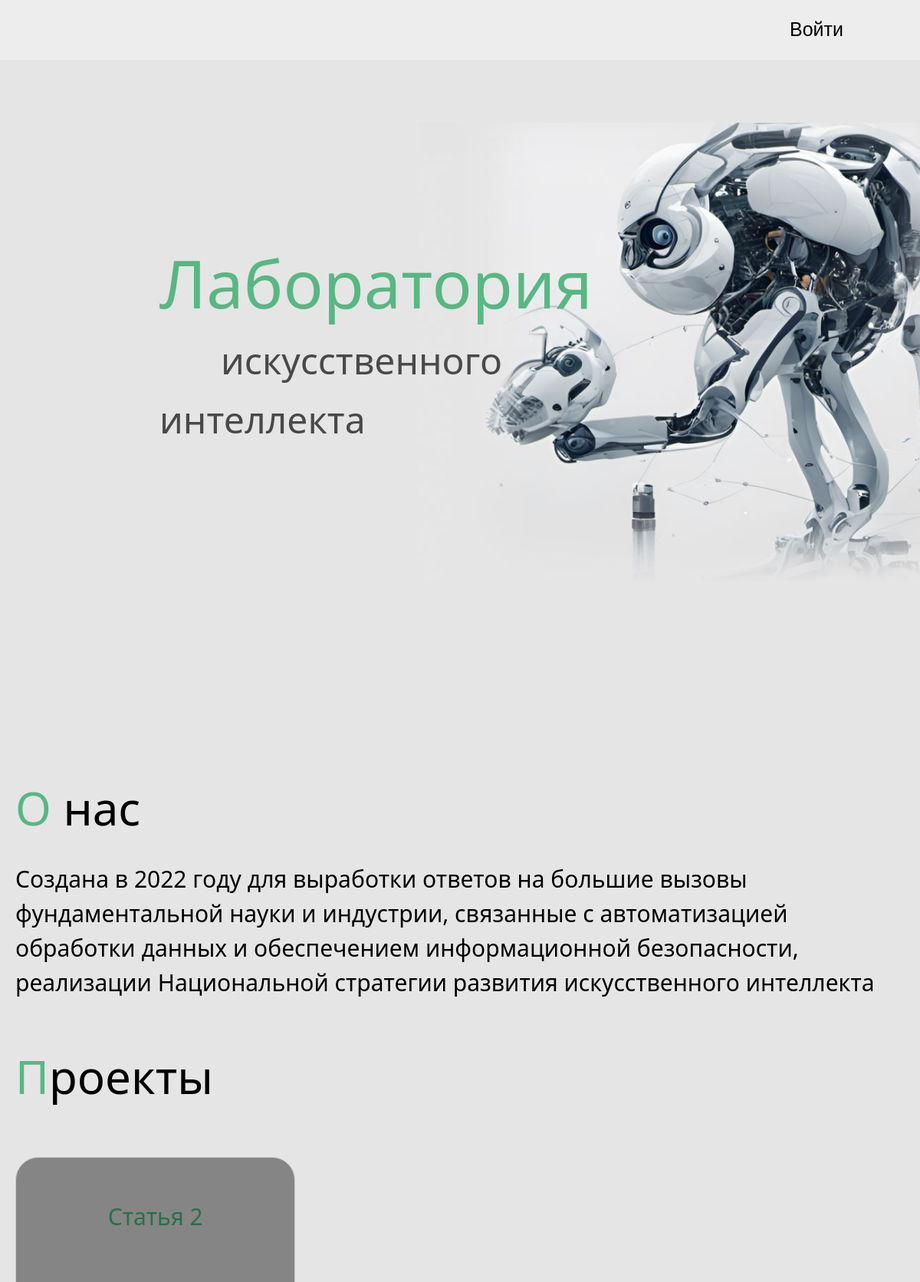
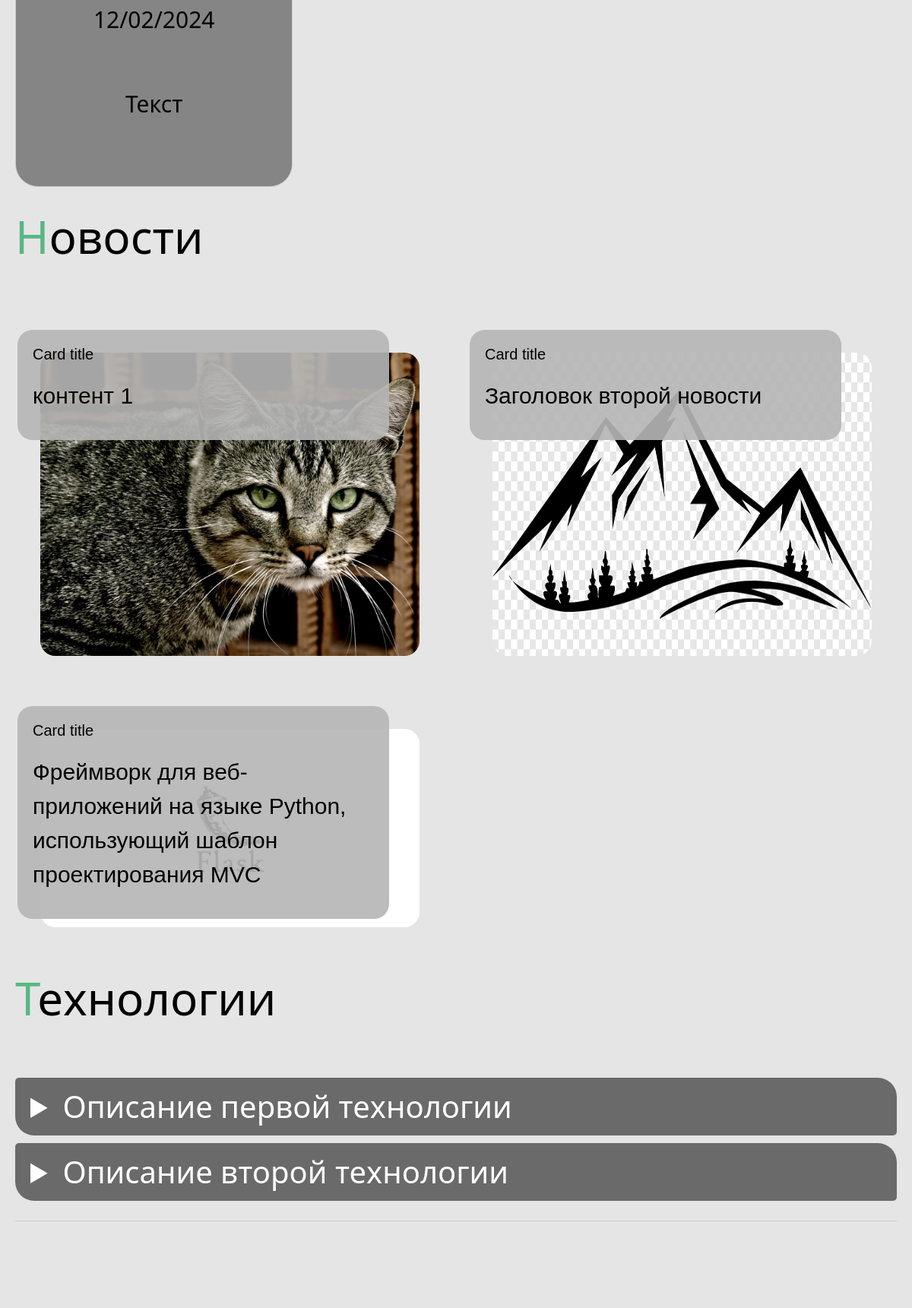
The page / (upper part) on the database its author committed (2 pictures, top to bottom).
### tables this page shows
CREATE TABLE posts (
    id INTEGER PRIMARY KEY AUTOINCREMENT,
    created TIMESTAMP NOT NULL DEFAULT CURRENT_TIMESTAMP,
    title TEXT NOT NULL,
    content TEXT NOT NULL,
    status TEXT DEFAULT draft,
    author TEXT NOT NULL
);

CREATE TABLE news (
    id INTEGER PRIMARY KEY AUTOINCREMENT,
    content TEXT NOT NULL,
    img TEXT NOT NULL
);

CREATE TABLE technologies (
    id INTEGER PRIMARY KEY AUTOINCREMENT,
    summary TEXT NOT NULL,
    content TEXT NOT NULL
);

### app.py (the view)
@app.route("/")
def index():
    path = url_for('static', filename='img/robot.jpg')
    path1 = url_for('static', filename='img/ruk.jpg')
    path2 = url_for('static', filename='img/robot2.jpg')
    path3 = url_for('static', filename='php/sender.php')
    is_admin = None
    if str(current_user.is_authenticated) != 'False':
        is_admin = int(current_user.get_admin())
    else:
        is_admin = None
    return render_template(
        'index.html',
        res = dbase.getNewsJSON(),
        tecnol=dbase.getTechnJSON(),
        posts=dbase.getJSON(),
        path=path,
        path1=path1,
        path2=path2,
        path3=path3,
        auth_user=str(current_user.is_authenticated),
        is_admin=is_admin
    )

### DataBase.py (called while the page is built)
    def getJSON(self):
        sql = '''SELECT * FROM posts'''
        try:
            self.__cur.execute(sql)
            res = self.__cur.fetchall()
            if res:
                blocks_list = [dict(ix) for ix in res]
                return blocks_list
        except:
            return False
        return []

    def getTechnJSON(self):
        sql = '''SELECT * FROM technologies'''
        try:
            self.__cur.execute(sql)
            res = self.__cur.fetchall()
            if res:
                blocks_list = [dict(ix) for ix in res]
                return blocks_list
        except:
            return False
        return []

    def getNewsJSON(self):
        sql = '''SELECT * FROM news'''
        try:
            self.__cur.execute(sql)
            res = self.__cur.fetchall()
            if res:
                blocks_list = [dict(ix) for ix in res]
                return blocks_list
        except:
            return False
        return []

### app.py (called while the page is built)
@app.before_request
def before_request():
    global dbase
    db = get_db()
    dbase = DataBase(db)

def connect_db():
    conn = sqlite3.connect(app.config['DATABASE'], check_same_thread=False)
    conn.row_factory = sqlite3.Row
    return conn

def get_db():
    if not hasattr(g, 'link_db'):
        g.link_db = connect_db()
    return g.link_db

### templates/index.html (shortened to what this page needs)
{% extends 'base.html' %}
{% block content %}
    <link type="text/css" href="{{ url_for('static', filename='css/style1.css') }}" rel="stylesheet"/>
    <div class="wrapper">
        <div class="home__cover content" id="masedam">
            <img class="home__cover--image" src="{{ path }}" align="left">
            <div class="bottom-left"><span>Лаборатория</span><br>
                <div class="bottom-l">искусственного</div>
                <br>интеллекта
            </div>
        </div>
        <div class="content mt-5">
            <div class="about" id="dev">
                О нас
            </div>
            <div class="txt">
                Создана в 2022 году для выработки ответов на большие вызовы фундаментальной науки и индустрии,
                связанные
                с
                автоматизацией обработки данных и обеспечением информационной безопасности, реализации Национальной
                стратегии
                развития искусственного интеллекта
            </div>
            <div class="about" id="naszabuv">
                Проекты
            </div>
            <div class="proj">
                <div class="pram">
                    {% for post in posts %}
                        {% if post["status"] == 'public' %}
                            <div class="child"><p class="Z">{{ post['title'] }}
                                <p>{{ post['created'] }}
                                <p>{{ post['content'] }}
                                <p class="Z">{{ post['autor'] }}
                            </div>
                        {% endif %}
                    {% endfor %}
                </div>
            </div>
            <div class="about" id="kirasib">
                Новости
            </div>
            <div class="row row-cols-1 row-cols-md-3">
            {% for post in res %}
            <div class="p-5 col-6">
                <div class="cardContent w-100">
                    <div class="card__frame">
                        <h5 class="card-title">Card title</h5>
                        <p class="card-description">{{ post['content'] }}</p>
                    </div>
                    <div class="card__cover">
                        <img src=".{{ post['img'] }}" class="card-img-top">
                    </div>
                </div>
            </div>
            {% endfor %}
        </div>
            <div class="about" id="kirasib">
                Технологии
            </div>
            {% for tecn in tecnol %}
                <div class="technolog">
                    <div class="perTech">
                        <div class="childTech">
                            <details>
                                <summary>{{ tecn['summary'] }}</summary>
                            </details>
                        </div>
                    </div>
                </div>
            {% endfor %}
            <hr>
            <div class="imcontent d-flex justify-content-between">
            </div>
        </div>
    </div>
{% endblock %}

### static/css/style.css (style rules this page uses)
html, body { font-family: Arial, Helvetica, sans-serif; margin: 0; padding: 0; width: 100%; color: #000; min-height: 100vh; background: rgba(229, 229, 229, 1); }
img { float: right; width: 60%; height: auto; }
.wrapper { overflow-x: hidden; max-width: 100vw; position: relative; }
.content { max-width: 1400px; margin: 0 auto; padding: 0 20px; }
.home__cover { width: calc(100vw - 50px); margin: 0 auto; height: 100vh; }
.home__cover--image { top: -7rem; position: absolute; right: -5rem; width: 70%; }
.bottom-left { position: absolute; top: 9rem; color: #494949; left: 13rem; font-size: 4vw; font-family: 'Segoe UI', Tahoma, Geneva, Verdana, sans-serif, sans-serif; }
.bottom-l { margin-right: -100px; margin-left: 80px; margin-bottom: -10%; left: 106px; }
.bottom-left span { color: #56B883; padding-right: 100px; font-size: 180%; }
img { object-position: right top; margin-right: -105px; float: right; width: 70%; }
p { padding-top: 50px; font-size: 20px; }
.about { font-size: 60px; margin-bottom: 10px; font-family: 'Segoe UI', Tahoma, Geneva, Verdana, sans-serif, sans-serif; font-weight: 20; padding-bottom: 50px; clear: both; }
hr { width: 100%; border-color: #482525; padding: 0px; }
.about::first-letter { color: #56B883; }
.proj { width: auto; }
.pram { width: auto; height: auto; overflow-y: scroll; white-space: nowrap; }
.txt { margin-top: -35px; margin-bottom: 35px; font-family: 'Segoe UI', Tahoma, Geneva, Verdana, sans-serif, sans-serif; font-weight: 20; font-size: 30px; padding-bottom: 20px; clear: both; }
.imcontent { padding: 100px 0; }
.child { display: inline-block; vertical-align: top; width: auto; height: auto; margin: 0 20px 20px 0; text-align: center; padding: 4px; border: 2px solid #867d7d; word-wrap: break-word; background: #868585; font-size: 20px; border: 1px solid #ccc; -webkit-box-sizing: border-box; -moz-box-sizing: border-box; box-sizing: border-box; white-space: normal; border-radius: 30px; font-family: 'Segoe UI', Tahoma, Geneva, Verdana, sans-serif, sans-serif; font-weight: 20; width: 31.5%; }
.Z { color: #277049; }
.childTech { border-radius: 25px; }
details { border-radius: 5px 25px; padding: 0.5em 0.5em 0; color: #ffffff; background-color: #6A6A6A; position: relative; font-size: 40px; font-family: 'Segoe UI', Tahoma, Geneva, Verdana, sans-serif, sans-serif; }
.technolog { margin-left: auto; margin-right: auto; width: 100%; top: 50%; left: 50%; padding-bottom: 10px; font-family: 'Segoe UI', Tahoma, Geneva, Verdana, sans-serif, sans-serif; }
summary { margin: -0.5em -0.5em 0; padding: 0.2em 0.5em; font-family: 'Segoe UI', Tahoma, Geneva, Verdana, sans-serif, sans-serif; }

### static/css/style1.css (style rules this page uses)
html, body { font-family: Arial, Helvetica, sans-serif; margin: 0; padding: 0; height: 100%; width: 100%; color: #000; background: rgba(229, 229, 229, 1); }
.bottom-l { margin-right: -100px; margin-left: 80px; margin-bottom: -10%; left: 106px; }
.bottom-left span { color: #56B883; padding-right: 100px; font-size: 180%; }
img { object-position: right top; margin-right: -105px; float: right; width: 70%; }
p { padding-top: 50px; font-size: 30px; }
.about { font-size: 60px; margin-bottom: 10px; font-family: 'Segoe UI', Tahoma, Geneva, Verdana, sans-serif, sans-serif; font-weight: 20; padding-bottom: 50px; clear: both; }
hr { width: initial; }
.about::first-letter { color: #56B883; }
.proj { width: auto; }
.txt { margin-top: -35px; margin-bottom: 35px; font-family: 'Segoe UI', Tahoma, Geneva, Verdana, sans-serif, sans-serif; font-weight: 20; font-size: 30px; padding-bottom: 20px; clear: both; }
.Z { color: #277049; }
.childTech { border-radius: 25px; }
.cardContent { width: 24%; position: relative; box-sizing: border-box; padding: 0; height: 100%; }
.card__frame { position: absolute; top: -30px; left: -30px; right: 40px; background: #b6b6b6e8; padding: 20px; border-radius: 20px; }
.card__cover { width: 100%; border-radius: 20px; overflow: hidden; height: 100%; }
.card__cover > img { width: 100%; margin: 0; float:none; height: 100%; }
.card-description { margin-top: 20px; padding: 0 !important; }

### rows shown on the page
posts: title "Статья 2", created "12/02/2024", content "Текст"
news: content "контент 1", img (placeholder picture)
news: content "Заголовок второй новости", img (picture)
news: content "Фреймворк для веб-приложений на языке Python, использующий шаблон проектирования MVC"
technologies: summary "Описание первой технологии"
technologies: summary "Описание второй технологии"
